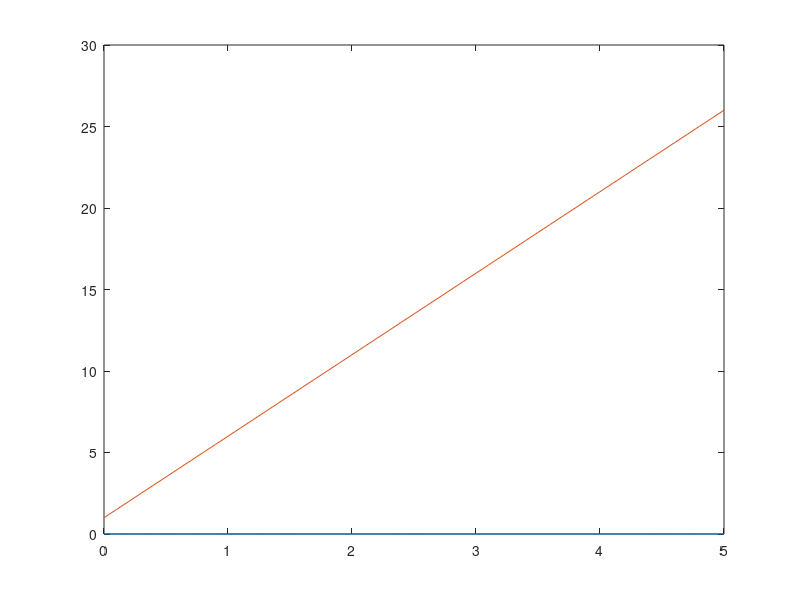

Here is the MATLAB script that generated this plot: (Note: this script raises an error after producing the figure.)

%%coeficiente de correlación
x=0:0.1:5
y=0.0001*x.^2
y1=5*x+1
plot(x,y)
hold on %graficar dos cosas en misma grafica
plot(x,y1)
corrcoef([x,y]) %coeficiente de correlacion de pearson
corr([x' y'], 'type', 'kendall')
corr([x' y1'])
corr([x' y1],'type','spearman')

%%
%covarianza pearson, kendall, spearman mad mad

data=data5;

[nf nc]=size(data);

for j=1:nc

    for i=1:nc

        rho1=corr(data(:,i),data(:,j),'type','spearman');

        rho2=rho1;

        cov1(i,j)=rho2*mad(data(:,i))*mad(data(:,j)); %mad es desviacion robusta

    end

end

cov1

